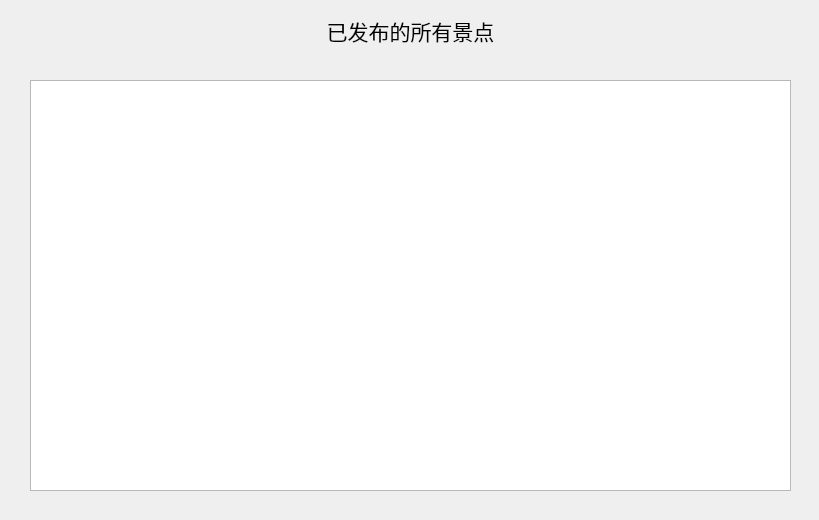
<?xml version="1.0" encoding="UTF-8"?>
<ui version="4.0">
 <class>admincount</class>
 <widget class="QMainWindow" name="admincount">
  <property name="geometry">
   <rect>
    <x>0</x>
    <y>0</y>
    <width>819</width>
    <height>520</height>
   </rect>
  </property>
  <property name="windowTitle">
   <string>MainWindow</string>
  </property>
  <widget class="QWidget" name="centralwidget">
   <widget class="QListWidget" name="list">
    <property name="geometry">
     <rect>
      <x>30</x>
      <y>80</y>
      <width>761</width>
      <height>411</height>
     </rect>
    </property>
   </widget>
   <widget class="QLabel" name="label">
    <property name="geometry">
     <rect>
      <x>0</x>
      <y>0</y>
      <width>821</width>
      <height>61</height>
     </rect>
    </property>
    <property name="font">
     <font>
      <family>微软雅黑</family>
      <pointsize>16</pointsize>
     </font>
    </property>
    <property name="text">
     <string>已发布的所有景点</string>
    </property>
    <property name="alignment">
     <set>Qt::AlignCenter</set>
    </property>
   </widget>
  </widget>
 </widget>
 <resources/>
 <connections/>
</ui>
